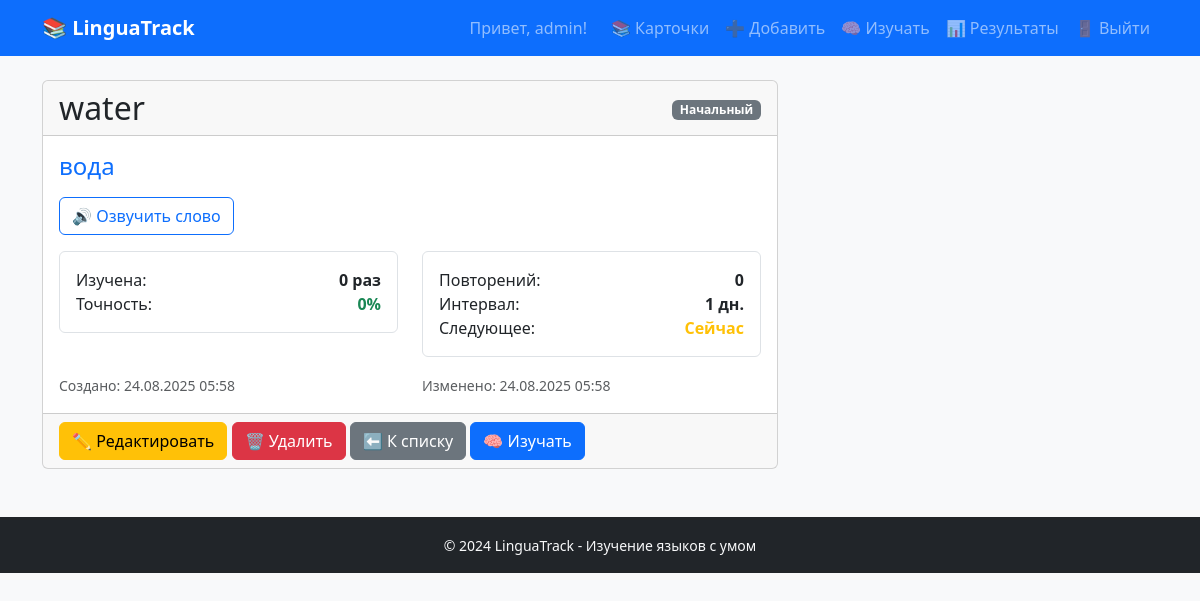
/cards/17/ (signed in), run on the app's committed database.
### cards/models.py (models this page shows, shortened)
class Card(models.Model):
    DIFFICULTY_CHOICES = [
        ('beginner', 'Начальный'),
        ('intermediate', 'Средний'),
        ('advanced', 'Продвинутый'),
    ]
    user = models.ForeignKey(User, on_delete=models.CASCADE, related_name='cards')
    word = models.CharField('Слово', max_length=200)
    translation = models.CharField('Перевод', max_length=200)
    example = models.TextField('Пример использования', blank=True, null=True)
    note = models.TextField('Примечание', blank=True, null=True)
    difficulty = models.CharField('Уровень сложности', max_length=20,
                                  choices=DIFFICULTY_CHOICES, default='beginner')
    is_learned = models.BooleanField('Выучено', default=False)
    times_studied = models.IntegerField('Количество изучений', default=0)
    times_correct = models.IntegerField('Правильных ответов', default=0)
    created_at = models.DateTimeField('Дата создания', auto_now_add=True)
    updated_at = models.DateTimeField('Дата изменения', auto_now=True)
    class Meta:
        verbose_name = 'Карточка'
        verbose_name_plural = 'Карточки'
        ordering = ['-created_at']
    @property
    def accuracy_rate(self):
        if self.times_studied == 0:
            return 0
        return round((self.times_correct / self.times_studied) * 100, 1)

class Schedule(models.Model):
    card = models.OneToOneField(Card, on_delete=models.CASCADE, related_name='schedule')
    next_review = models.DateTimeField('Следующее повторение', default=timezone.now)
    interval = models.IntegerField('Интервал (дни)', default=1)
    repetitions = models.IntegerField('Количество повторений', default=0)
    ease_factor = models.FloatField('Коэффициент легкости', default=2.5)
    last_reviewed = models.DateTimeField('Последнее изучение', null=True, blank=True)
    class Meta:
        verbose_name = 'Расписание'
        verbose_name_plural = 'Расписания'

### cards/views.py (the view)
# urls.py: path('<int:pk>/', views.card_detail, name='card_detail'),
@login_required
def card_detail(request, pk):
    card = get_object_or_404(Card, pk=pk, user=request.user)
    recent_sessions = StudySession.objects.filter(
        card=card, user=request.user
    )[:10]
    try:
        schedule = card.schedule
        next_review = schedule.next_review
        is_due = schedule.next_review <= timezone.now()
    except Schedule.DoesNotExist:
        schedule = None
        next_review = None
        is_due = True
    context = {
        'card': card,
        'recent_sessions': recent_sessions,
        'schedule': schedule,
        'next_review': next_review,
        'is_due': is_due,
        'has_audio': hasattr(card, 'audio') and card.audio.audio_file,
    }
    return render(request, 'cards/card_detail.html', context)

### cards/templates/cards/card_detail.html (shortened to what this page needs)
{% extends 'cards/base.html' %}
{% block content %}
<div class="row">
    <div class="col-md-8">
        <div class="card">
            <div class="card-header d-flex justify-content-between align-items-center">
                <h2 class="mb-0">{{ card.word }}</h2>
                <div>
                    <span class="badge bg-secondary">{{ card.get_difficulty_display }}</span>
                </div>
            </div>
            <div class="card-body">
                <h4 class="text-primary mb-3">{{ card.translation }}</h4>
                <div class="mb-3">
                    {% if has_audio %}
                        <button onclick="playAudio({{ card.pk }})" class="btn btn-outline-primary">
                            🔊 Озвучить слово
                        </button>
                    {% else %}
                        <a href="{% url 'cards:generate_audio' card.pk %}" class="btn btn-outline-secondary">
                            🎵 Генерировать аудио
                        </a>
                    {% endif %}
                </div>
                <div class="row mb-3">
                    <div class="col-md-6">
                        <div class="border rounded p-3">
                            <div class="d-flex justify-content-between">
                                <span>Изучена:</span>
                                <span class="fw-bold">{{ card.times_studied }} раз</span>
                            </div>
                            <div class="d-flex justify-content-between">
                                <span>Точность:</span>
                                <span class="fw-bold text-success">{{ card.accuracy_rate }}%</span>
                            </div>
                        </div>
                    </div>
                    {% if schedule %}
                        <div class="col-md-6">
                            <div class="border rounded p-3">
                                <div class="d-flex justify-content-between">
                                    <span>Повторений:</span>
                                    <span class="fw-bold">{{ schedule.repetitions }}</span>
                                </div>
                                <div class="d-flex justify-content-between">
                                    <span>Интервал:</span>
                                    <span class="fw-bold">{{ schedule.interval }} дн.</span>
                                </div>
                                <div class="d-flex justify-content-between">
                                    <span>Следующее:</span>
                                    <span class="{% if is_due %}text-warning fw-bold{% endif %}">
                                        {% if is_due %}
                                            Сейчас
                                        {% else %}
                                            {{ next_review|date:"d.m H:i" }}
                                        {% endif %}
                                    </span>
                                </div>
                            </div>
                        </div>
                    {% endif %}
                </div>
                <div class="row text-muted">
                    <div class="col-sm-6">
                        <small>Создано: {{ card.created_at|date:"d.m.Y H:i" }}</small>
                    </div>
                    <div class="col-sm-6">
                        <small>Изменено: {{ card.updated_at|date:"d.m.Y H:i" }}</small>
                    </div>
                </div>
            </div>
            <div class="card-footer">
                <a href="{% url 'cards:card_edit' card.pk %}" class="btn btn-warning">
                    ✏️ Редактировать
                </a>
                <a href="{% url 'cards:card_delete' card.pk %}" class="btn btn-danger">
                    🗑️ Удалить
                </a>
                <a href="{% url 'cards:card_list' %}" class="btn btn-secondary">
                    ⬅️ К списку
                </a>
                {% if is_due %}
                    <a href="{% url 'cards:smart_study' %}" class="btn btn-primary">
                        🧠 Изучать
                    </a>
                {% endif %}
            </div>
        </div>
    </div>
    <div class="col-md-4">
    </div>
</div>
{% endblock %}

### cards/templates/cards/base.html (shortened to what this page needs)
<!DOCTYPE html>
<html lang="ru">
<head>
    <link href="https://cdn.jsdelivr.net/npm/bootstrap@5.3.2/dist/css/bootstrap.min.css" rel="stylesheet">
</head>
<body class="bg-light">
    <nav class="navbar navbar-expand-lg navbar-dark bg-primary">
        <div class="container">
            <a class="navbar-brand fw-bold" href="{% url 'cards:card_list' %}">
                📚 LinguaTrack
            </a>
            <div class="collapse navbar-collapse" id="navbarNav">
                <div class="navbar-nav ms-auto">
                    {% if user.is_authenticated %}
                        <span class="navbar-text me-3">
                            Привет, {{ user.username }}!
                        </span>
                        <a class="nav-link" href="{% url 'cards:card_list' %}">📚 Карточки</a>
                        <a class="nav-link" href="{% url 'cards:card_create' %}">➕ Добавить</a>
                        <a class="nav-link" href="{% url 'cards:smart_study' %}">🧠 Изучать</a>
                        <a class="nav-link" href="{% url 'cards:study_results' %}">📊 Результаты</a>
                        <a class="nav-link" href="{% url 'logout' %}">🚪 Выйти</a>
                    {% else %}
                        <a class="nav-link" href="{% url 'login' %}">🔑 Войти</a>
                        <a class="nav-link" href="{% url 'register' %}">✨ Регистрация</a>
                    {% endif %}
                </div>
            </div>
        </div>
    </nav>
    <main class="container mt-4">
        {% block content %}
        {% endblock %}
    </main>
    <footer class="bg-dark text-light text-center py-3 mt-5">
        <div class="container">
            <small>&copy; 2024 LinguaTrack - Изучение языков с умом</small>
        </div>
    </footer>
</body>
</html>

### data on the page
Card: word "water", difficulty "Начальный", translation "вода", times_studied "0", accuracy_rate "0", created_at "24.08.2025 05:58", updated_at "24.08.2025 05:58"
Schedule: repetitions "0", interval "1"

### other printed values
{{ user.username }} "admin"
